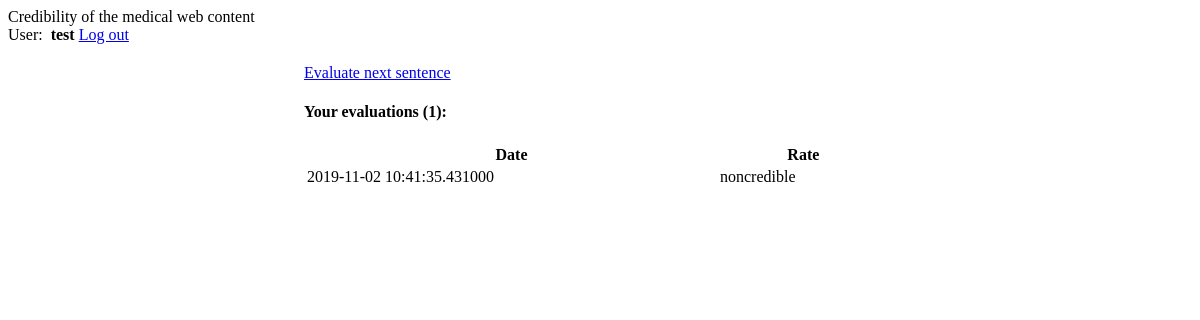
Before: /index (signed in) with the older database file.
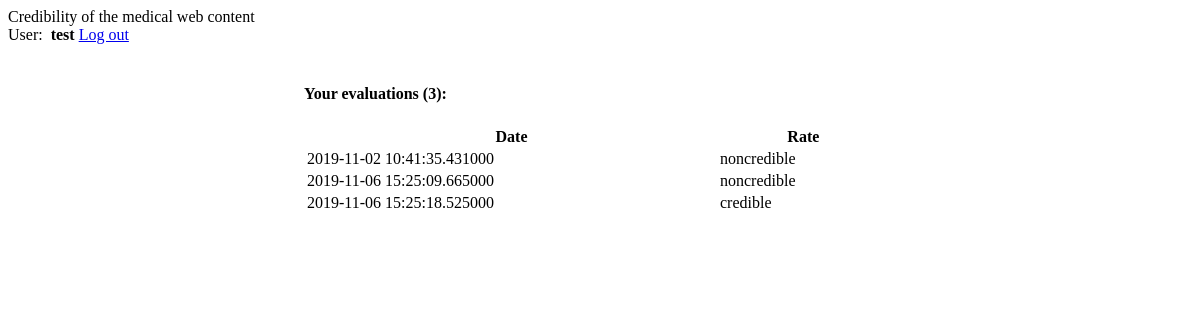
After: the same page with the newer database file.
### app/models.py (models this page shows, shortened)
class User(UserMixin, db.Model):
    id = db.Column(db.Integer, primary_key=True)
    username = db.Column(db.String(64), index=True, unique=True)
    email = db.Column(db.String(120), index=True, unique=True)
    password_hash = db.Column(db.String(128))
    @property
    def is_authenticated(self):
        return True

class Task(db.Model):
    task_id = db.Column(db.Integer, primary_key=True)
    sentence_id = db.Column(db.Integer, db.ForeignKey('sentence.sentence_id'), unique=True)
    user_id = db.Column(db.Integer, db.ForeignKey('user.id'))
    time_start = db.Column(db.DateTime)
    time_end = db.Column(db.DateTime)
    rate = db.Column(db.Enum(CredibilityRates))

### app/routes.py (the view)
@app.route('/')
@app.route('/index')
@login_required
def index():
    tasks = Task.query.filter_by(
        user_id=current_user.id
    ).filter(Task.rate != None).all()
    nextTask = Task.query.filter_by(
        user_id=current_user.id,
        rate = None
    ).first()
    return render_template(
        'index.html',
        title='Home',
        tasks=tasks,
        nextTask=nextTask
    )

### app/__init__.py (called while the page is built)
@login_manager.user_loader
def load_user(user_id):
    return models.User.query.get(user_id)

### app/templates/index.html (shortened to what this page needs)
{% extends "base.html" %}
{% block content %}
    <div class="home-container">
        {%  if nextTask %}
            <a href="{{ url_for('perform_task', task_id = nextTask.task_id) }}" class="mdl-button mdl-js-button mdl-button--raised  mdl-button--accent">
                Evaluate next sentence
            </a>
        {% endif %}
        <h4>Your evaluations ({{ tasks.__len__() }}): </h4>
        <table class="mdl-data-table mdl-data-table--selectable mdl-shadow--2dp taks-table">
            <thead>
                <tr>
                    <th>Date</th>
                    <th>Rate</th>
                </tr>
            </thead>
            {% for task in tasks %}
                <tr>
                    <td>
                        {% if task.time_end %}
                            {{ task.time_end }}
                        {% endif %}
                    </td>
                    <td>
                        {{ task.rate.value }}
                    </td>
                    <td>
                    </td>
                </tr>
            {% endfor %}
        </table>
    </div>
{% endblock %}

### app/templates/base.html (shortened to what this page needs)
<!DOCTYPE html>
<html>
    <head>
        <link rel="stylesheet" href="https://code.getmdl.io/1.3.0/material.blue-pink.min.css" />
        <link rel="stylesheet" href="{{ url_for('static', filename='css/main.css') }}">
    </head>
    <body class="mdl-color--grey-100">
        <div class="mdl-layout mdl-js-layout mdl-layout--fixed-header">
            <header class="mdl-layout__header">
                <div class="mdl-layout__header-row">
                    <span class="mdl-layout-title">Credibility of the medical web content</span>
                    <nav class="mdl-navigation mdl-layout--large-screen-only">
                        {% if current_user.is_authenticated %}
                            User: <strong>&nbsp;{{ current_user.username }}</strong>
                            <a class="mdl-navigation__link" href="{{ url_for('logout') }}">
                                Log out
                            </a>
                        {% endif %}
                    </nav>
                </div>
            </header>
            <main class="mdl-layout__content">
                <div class="page-content">
                    {% block content %}{% endblock %}
                </div>
            </main>
        </div>
    </body>
</html>

### app/static/css/main.css (style rules this page uses)
.page-content { display: flex; justify-content: center; padding: 20px 0; }
.home-container { width: 50%; max-width: 800px; }
.home-container table { width: 100%; }

Changed rows visible on the page:
now on this page (row edited): Task: time_end "2019-11-06 15:25:09.665000", rate.value "noncredible"
now on this page (row edited): Task: time_end "2019-11-06 15:25:18.525000", rate.value "credible"
Other visible differences:
{{ tasks.__len__() }}: "1" → "3"
text no longer shown: "Evaluate next sentence"
